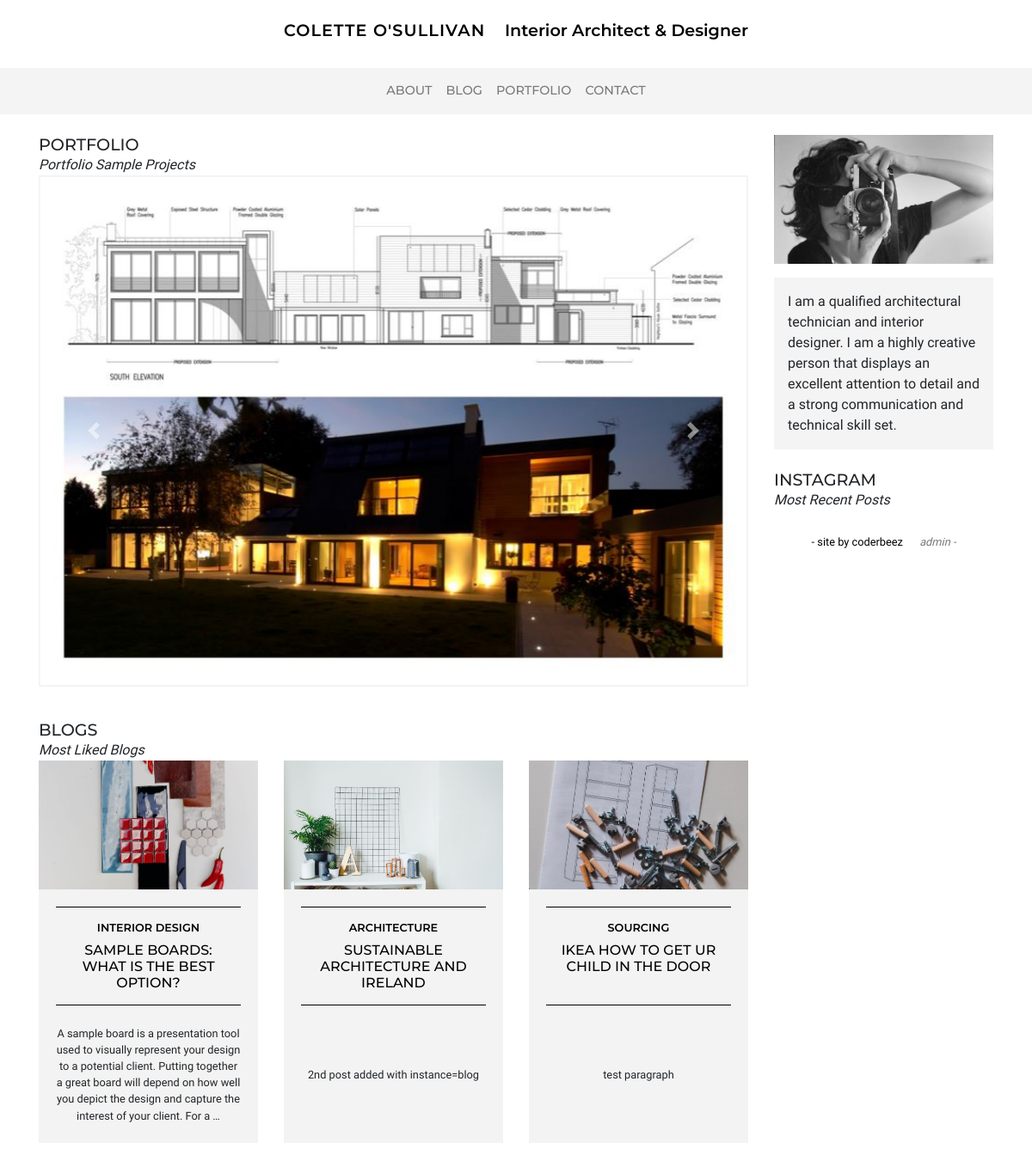
The page / on the database its author committed.
### portfolio/models.py (models this page shows, shortened)
class Project(models.Model):
    category = models.ForeignKey('Category', null=True, on_delete=models.CASCADE, related_name='projects')
    title = models.CharField(max_length=200)
    date = models.DateField(default=timezone.now)
    image_portrait = models.ImageField(default='project_portrait_default.jpg', upload_to="project_images")
    image_landscape = models.ImageField(default='project_landscape_default.jpg', upload_to="project_images")
    content = models.TextField()
    order = models.IntegerField(null=True, blank=True)
    home = models.BooleanField(default=False)
    exclude = models.BooleanField(default=False)

### blog/models.py (models this page shows, shortened)
class Blog(models.Model):
    category = models.ForeignKey('Category', on_delete=models.CASCADE, related_name='blogs') # no null !!!
    title = models.CharField(max_length=50) # char blank - no blank
    date = models.DateField(default=timezone.now) # auto
    image = models.ImageField(default='blog_default.jpg', upload_to='blog_images') # image blank
    content = models.TextField(blank=True) # text blank
    order = models.IntegerField(null=True, blank=True) # null ok - should not be required in form!!!
    home = models.BooleanField(default=False)
    exclude = models.BooleanField(default=False) # yes no
    like = models.IntegerField(default=0)

class Category(models.Model):
    title = models.CharField(max_length=20)

### home/views.py (the view)
# urls.py: path('', views.index, name='index'),
def index(request):
    projects = Project.objects.filter(home=True).order_by('order')[:3]
    blogs = Blog.objects.filter(home=True).order_by('like')[:3]
    context = {'title': 'Home', 'projects': projects, 'blogs': blogs}
    return render(request, 'home/index.html', context)

### home/templates/home/index.html (shortened to what this page needs)
{% extends 'base.html' %}
{% load static %}
{% block content%}
<div class="row" data-page="{{ title }}">
  <section class="col-12 col-md-8 col-lg-9">
    <article class="row">
      <div class="col-12">
        <h1 class="h-article">Portfolio</h1>
        <span class="">Portfolio Sample Projects</span>
      </div>
      <div class="col-12 p-md-0 p-lg-15">
        <div id="carouselExampleFade" class="carousel slide carousel-fade border-color--stone" data-ride="carousel">
          <div class="carousel-inner">
{% for project in projects %}
            <div class="carousel-item" data-interval="4000">
              <img src="{{ project.image_landscape.url }}" class="d-none d-md-block w-100" alt="Image {{ project.title }}">
            </div>
            {% endfor %}
          <a class="carousel-control-prev" href="#carouselExampleFade" role="button" data-slide="prev">
            <span class="carousel-control-prev-icon" aria-hidden="true"></span>
          </a>
          <a class="carousel-control-next" href="#carouselExampleFade" role="button" data-slide="next">
            <span class="carousel-control-next-icon" aria-hidden="true"></span>
          </a>
        </div>
      </div>
    </article>
    <article class="row mt-4 mb-4">
      <div class="col-12">
        <h1 class="h-article">Blogs</h1>
        <span class="">Most Liked Blogs</span>
      </div>
      {% for blog in blogs %}
      <div class="col-12 d-block d-md-none d-lg-block col-lg-4">
        <div class="card bg-color--stone rounded-0 border-0 mb-2">
          <div class="bg-img height-150" style="background-image: url({{ blog.image.url }})"></div>
          <div class="card-body text-center bg-color--stone pb-0">
            <div class="header-border height-115">
              <a href="{% url 'blog' pk=blog.id %}">
                <h2 class="header-category">{{ blog.category.title }}</h2>
                <h3 class="header-title">{{ blog.title }}</h3>
              </a>
            </div>
            <div class="d-flex justify-content-center height-160">
              <small class="align-self-center">{{ blog.content|truncatewords:40 }}</small>
            </div>
          </div>
        </div>
      </div>
      {% endfor %}
    </article>
  </section>
  <aside class="col-12 col-md-4 col-lg-3">
    <article class="d-none d-md-block">
      {% include "home/include-intro.html" %}
    </article>
    <article class="mb-4">
      <h2 class="h-article">INSTAGRAM</h2>
      <span>Most Recent Posts</span>
      <link href="https://assets.juicer.io/embed.css" media="all" rel="stylesheet" type="text/css" />
    </article>
      <section class="text-center">
        <small>
          <a class="mr-3" href="#">- site by coderbeez</a>
          <a class="link" href="{% url 'login' %}">admin -</a>
        </small>
      </section>
  </aside>
</div>
{% endblock %}

### static/css/main.css (style rules this page uses)
body { font-family: 'Ibarra Real Nova', serif; }
span { font-style: italic; }
li > span, a > span { font-style: normal; }
h1, h2, h3, h4 { font-family: 'Montserrat', sans-serif; text-transform: uppercase; }
.link { text-decoration: none; font-style: italic; color: #787676; }
.h-article { font-size: 1.2rem; font-weight: 500; margin: 0px; }
a { color: #000000; text-decoration: none; }
.header-border { border-top: solid 1px #000000; border-bottom: solid 1px #000000; text-align: center; padding: .5rem; }
.header-category { font-weight: 600; font-size: .8rem; margin-top: .5rem; text-transform: uppercase; }
.header-title { font-weight: 500; font-size: 1rem; text-transform: uppercase; }
.bg-img { background-size: cover; background-position: center; background-repeat: no-repeat; min-height: 300px; }
.bg-color--stone { background-color: rgba(244, 244, 244, .95); }
.border-color--stone { border: 2px solid rgba(244, 244, 244); }
.height-150 { min-height: 150px; }
.height-160 { min-height: 160px; }
.height-115 { min-height: 115px; }
@media (min-width: 992px) { .p-lg-15 { padding: 15px !important; padding-top: 0px !important; } }

### rows shown on the page
Project: image_landscape (picture)
Blog: image (picture), category "INTERIOR DESIGN", title "SAMPLE BOARDS: WHAT IS THE BEST OPTION?", content "A sample board is a presentation tool used to visually represent your design to a potential client. Putting together a great board will depend on how well you depict the design and capture the interest of your client. For a …"
Blog: image (picture), category "ARCHITECTURE", title "SUSTAINABLE ARCHITECTURE AND IRELAND", content "2nd post added with instance=blog"
Blog: image (picture), category "SOURCING", title "IKEA HOW TO GET UR CHILD IN THE DOOR", content "test paragraph"
